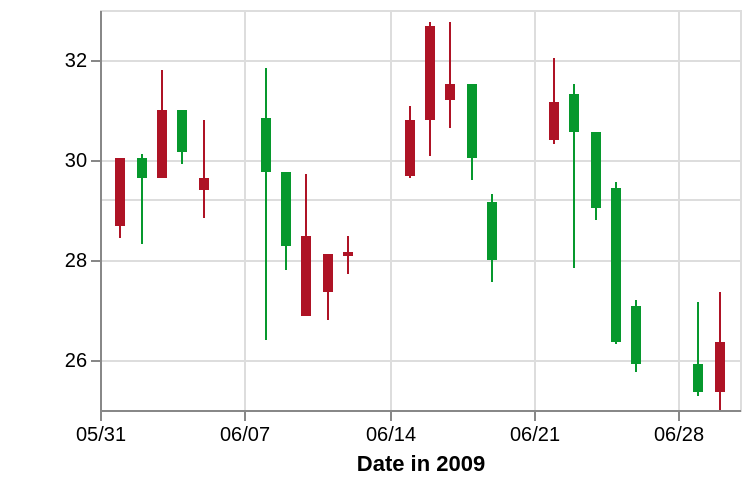

Express this chart as Vega-Lite.
### Vega specification from a JSON file in a GitHub repository (floating-point values rounded to 4 significant figures)
{"$schema": "https://vega.github.io/schema/vega/v3.0.json", "description": "A candlestick chart inspired from Protovis(http://mbostock.github.io/protovis/ex/candlestick.html)", "autosize": "pad", "padding": 5, "style": "cell", "data": [{"name": "source_0", "values": [{"date": "01-Jun-2009", "open": 28.7, "high": 30.05, "low": 28.45, "close": 30.04, "signal": "short", "ret": -4.894}, {"date": "02-Jun-2009", "open": 30.04, "high": 30.13, "low": 28.3, "close": 29.63, "signal": "short", "ret": -0.3226}, {"date": "03-Jun-2009", "open": 29.62, "high": 31.79, "low": 29.62, "close": 31.02, "signal": "short", "ret": 3.687}, {"date": "04-Jun-2009", "open": 31.02, "high": 31.02, "low": 29.92, "close": 30.18, "signal": "short", "ret": 4.51}, {"date": "05-Jun-2009", "open": 29.39, "high": 30.81, "low": 28.85, "close": 29.62, "signal": "short", "ret": 6.084}, {"date": "08-Jun-2009", "open": 30.84, "high": 31.82, "low": 26.41, "close": 29.77, "signal": "short", "ret": 1.254}, {"date": "09-Jun-2009", "open": 29.77, "high": 29.77, "low": 27.79, "close": 28.27, "signal": "short", "ret": -5.024}, {"date": "10-Jun-2009", "open": 26.9, "high": 29.74, "low": 26.9, "close": 28.46, "signal": "short", "ret": -5.466}, {"date": "11-Jun-2009", "open": 27.36, "high": 28.11, "low": 26.81, "close": 28.11, "signal": "short", "ret": -8.374}, {"date": "12-Jun-2009", "open": 28.08, "high": 28.5, "low": 27.73, "close": 28.15, "signal": "short", "ret": -5.528}, {"date": "15-Jun-2009", "open": 29.7, "high": 31.09, "low": 29.64, "close": 30.81, "signal": "long", "ret": 3.492}, {"date": "16-Jun-2009", "open": 30.81, "high": 32.75, "low": 30.07, "close": 32.68, "signal": "short", "ret": 0.155}, {"date": "17-Jun-2009", "open": 31.19, "high": 32.77, "low": 30.64, "close": 31.54, "signal": "short", "ret": 5.828}, {"date": "18-Jun-2009", "open": 31.54, "high": 31.54, "low": 29.6, "close": 30.03, "signal": "short", "ret": 8.176}, {"date": "19-Jun-2009", "open": 29.16, "high": 29.32, "low": 27.56, "close": 27.99, "signal": "short", "ret": 8.599}, {"date": "22-Jun-2009", "open": 30.4, "high": 32.05, "low": 30.3, "close": 31.17, "signal": "short", "ret": 15.49}, {"date": "23-Jun-2009", "open": 31.3, "high": 31.54, "low": 27.83, "close": 30.58, "signal": "short", "ret": 11.74}, {"date": "24-Jun-2009", "open": 30.58, "high": 30.58, "low": 28.79, "close": 29.05, "signal": "long", "ret": -10.42}, {"date": "25-Jun-2009", "open": 29.45, "high": 29.56, "low": 26.3, "close": 26.36, "signal": "long", "ret": 0}, {"date": "26-Jun-2009", "open": 27.09, "high": 27.22, "low": 25.76, "close": 25.93, "signal": "long", "ret": 0}, {"date": "29-Jun-2009", "open": 25.93, "high": 27.18, "low": 25.29, "close": 25.35, "signal": "long", "ret": 5.263}, {"date": "30-Jun-2009", "open": 25.36, "high": 27.38, "low": 25.02, "close": 26.35, "signal": "long", "ret": 6.738}]}, {"name": "data_0", "source": "source_0", "transform": [{"type": "formula", "expr": "datum.open > datum.close", "as": "isIncrease"}, {"type": "formula", "expr": "(datum.open + datum.close)/2", "as": "mid"}]}, {"name": "data_1", "source": "data_0", "transform": [{"type": "formula", "expr": "toNumber(datum[\"mid\"])", "as": "mid"}, {"type": "aggregate", "groupby": [], "ops": ["mean"], "fields": ["mid"], "as": ["mean_mid"]}]}, {"name": "data_2", "source": "data_0", "transform": [{"type": "formula", "expr": "toDate(datum[\"date\"])", "as": "date"}, {"type": "formula", "expr": "toNumber(datum[\"low\"])", "as": "low"}, {"type": "formula", "expr": "toNumber(datum[\"high\"])", "as": "high"}, {"type": "filter", "expr": "datum[\"date\"] !== null && !isNaN(datum[\"date\"]) && datum[\"low\"] !== null && !isNaN(datum[\"low\"])"}, {"type": "formula", "as": "yearmonthdate_date", "expr": "datetime(year(datum[\"date\"]), month(datum[\"date\"]), date(datum[\"date\"]), 0, 0, 0, 0)"}]}, {"name": "data_3", "source": "data_0", "transform": [{"type": "formula", "expr": "toDate(datum[\"date\"])", "as": "date"}, {"type": "formula", "expr": "toNumber(datum[\"open\"])", "as": "open"}, {"type": "formula", "expr": "toNumber(datum[\"close\"])", "as": "close"}, {"type": "filter", "expr": "datum[\"date\"] !== null && !isNaN(datum[\"date\"]) && datum[\"open\"] !== null && !isNaN(datum[\"open\"])"}, {"type": "formula", "as": "yearmonthdate_date", "expr": "datetime(year(datum[\"date\"]), month(datum[\"date\"]), date(datum[\"date\"]), 0, 0, 0, 0)"}]}], "signals": [{"name": "width", "update": "320"}, {"name": "height", "update": "200"}], "marks": [{"name": "layer_0_marks", "type": "rule", "style": ["rule"], "from": {"data": "data_1"}, "encode": {"update": {"x": {"value": 0}, "y": {"scale": "y", "field": "mean_mid"}, "x2": {"field": {"group": "width"}}, "stroke": {"value": "fff"}}}}, {"name": "layer_1_marks", "type": "rule", "style": ["rule"], "from": {"data": "data_2"}, "encode": {"update": {"x": {"scale": "x", "field": "yearmonthdate_date"}, "y": {"scale": "y", "field": "low"}, "y2": {"scale": "y", "field": "high"}, "stroke": {"scale": "color", "field": "isIncrease"}}}}, {"name": "layer_2_marks", "type": "rect", "role": "bar", "style": ["bar"], "from": {"data": "data_3"}, "encode": {"update": {"xc": {"scale": "x", "field": "yearmonthdate_date"}, "width": {"value": 5}, "y": {"scale": "y", "field": "open"}, "y2": {"scale": "y", "field": "close"}, "fill": {"scale": "color", "field": "isIncrease"}}}}], "scales": [{"name": "y", "type": "linear", "domain": {"fields": [{"data": "data_1", "field": "mean_mid"}, {"data": "data_2", "field": "low"}, {"data": "data_2", "field": "high"}, {"data": "data_3", "field": "open"}, {"data": "data_3", "field": "close"}], "sort": true}, "range": [{"signal": "height"}, 0], "zero": false, "round": true, "nice": true}, {"name": "x", "type": "time", "domain": {"fields": [{"signal": "{data: datetime(2009, 4, 31, 0, 0, 0, 0)}"}, {"signal": "{data: datetime(2009, 6, 1, 0, 0, 0, 0)}"}, {"data": "data_3", "field": "yearmonthdate_date"}], "sort": true}, "range": [0, {"signal": "width"}], "round": true, "nice": "day"}, {"name": "color", "type": "ordinal", "domain": {"fields": [{"data": "data_2", "field": "isIncrease"}, {"data": "data_3", "field": "isIncrease"}], "sort": true}, "range": ["#ae1325", "#06982d"]}], "axes": [{"title": "Date in 2009", "scale": "x", "labelOverlap": true, "orient": "bottom", "tickCount": {"signal": "ceil(width/40)"}, "zindex": 1, "encode": {"labels": {"update": {"text": {"signal": "timeFormat(datum.value, '%m/%d')"}}}}}, {"scale": "x", "domain": false, "grid": true, "labels": false, "maxExtent": 0, "minExtent": 0, "orient": "bottom", "tickCount": {"signal": "ceil(width/40)"}, "ticks": false, "zindex": 0, "gridScale": "y"}, {"title": "", "scale": "y", "labelOverlap": true, "orient": "left", "tickCount": {"signal": "ceil(height/40)"}, "zindex": 1}, {"scale": "y", "domain": false, "grid": true, "labels": false, "maxExtent": 0, "minExtent": 0, "orient": "left", "tickCount": {"signal": "ceil(height/40)"}, "ticks": false, "zindex": 0, "gridScale": "x"}], "config": {"axis": {"domainColor": "#888", "tickColor": "#888"}, "axisY": {"minExtent": 30}}}
